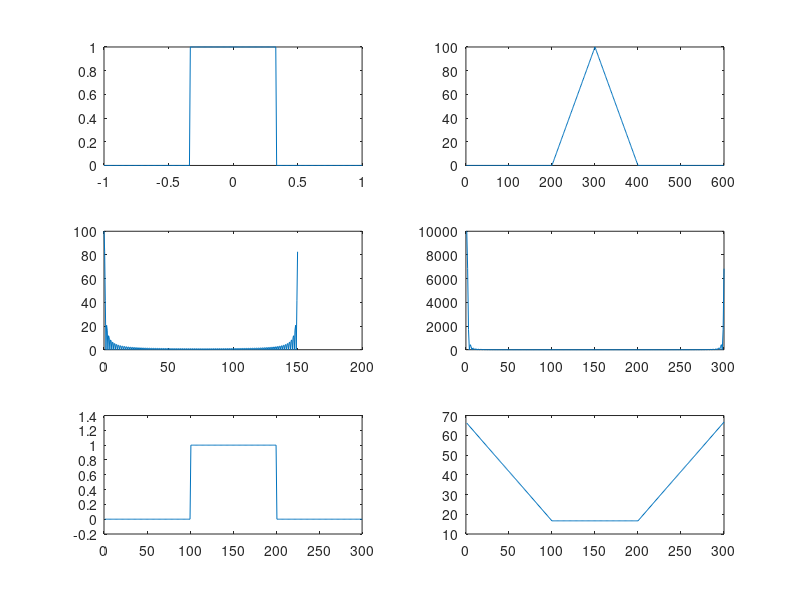

The MATLAB source for this figure:



a=linspace(1,1,100);
t=linspace(-1,1,300);
a=[linspace(0,0,100) a linspace(0,0,100)]; 
fs=150;
Nfft=300;
b=conv(a,a);
A=fft(a);
B=A.*A;
b



ax_1 = subplot(3,2,1); 
ax_2 = subplot(3,2,2); 

ax_3 = subplot(3,2,3); 
ax_4 = subplot(3,2,4);

ax_5 = subplot(3,2,5);
ax_6 = subplot(3,2,6);

length(b)
f=linspace(0,fs,Nfft);
plot(ax_1,t,a);
plot(ax_2,b);
plot(ax_3,f,abs(A));
plot(ax_4,abs(B));

B=B(1:floor(length(B)/2));



plot(ax_5,real(ifft(A)));
plot(ax_6,real(ifft(B,300)));

